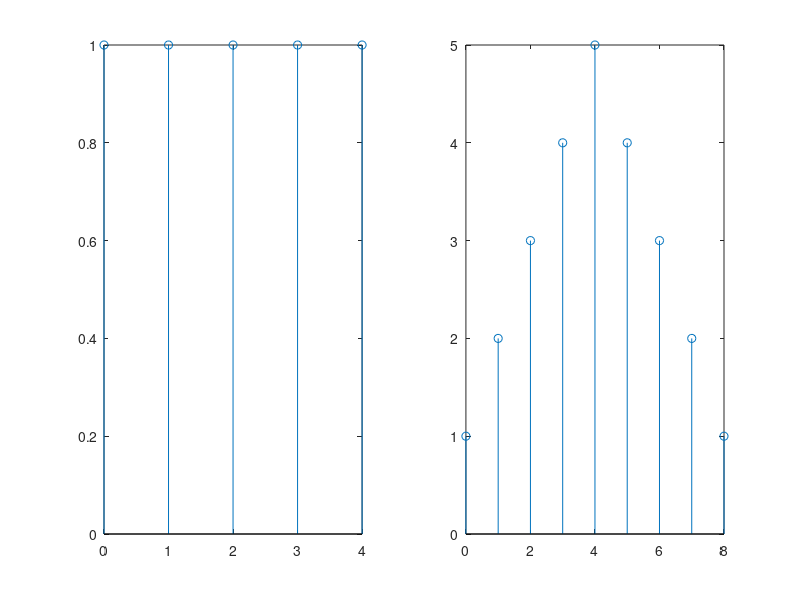

Recreate this plot in MATLAB.
clc;
% B(z) = 1 + z + z^2 + z^3 + z^4
exponents = [0 1 2 3 4];
coefficients = [1 1 1 1 1];
subplot(1,2,1)
stem(exponents,coefficients)

% [B(z)]^2 = 1 + 2z + 3z^2 + 4z^3 + 5z^4 + 4z^5 + 3z^6 + 2z^7 + z^8
exponents = [0 1 2 3 4 5 6 7 8];
coefficients = [1 2 3 4 5 4 3 2 1];
subplot(1,2,2)
stem(exponents,coefficients)

